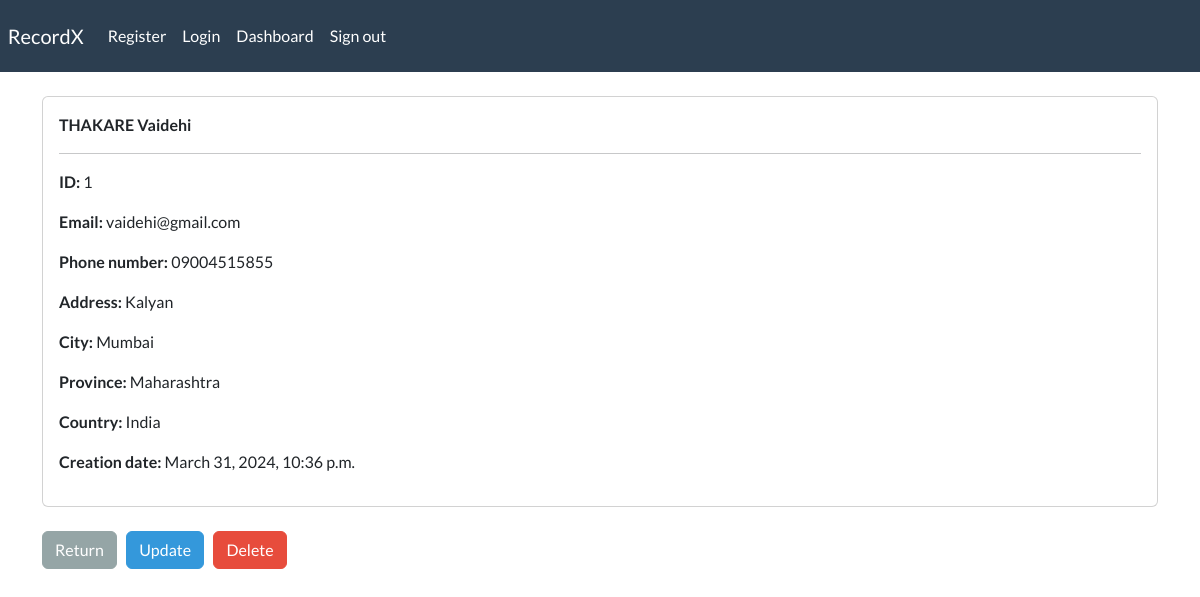
The page /record/1 (signed in) on the database its author committed.
### myapp/models.py (models this page shows, shortened)
class Record(models.Model):
    creation_date = models.DateTimeField(auto_now_add=True)
    first_name = models.CharField(max_length=100)
    last_name = models.CharField(max_length=100)
    email = models.CharField(max_length=255)
    phone = models.CharField(max_length=20)
    address = models.CharField(max_length=300)
    city = models.CharField(max_length=255)
    province = models.CharField(max_length=200)
    country = models.CharField(max_length=125)
    objects = models.Manager()

### myapp/views.py (the view)
# urls.py: path('record/<int:pk>', views.singular_record, name="record"),
@login_required(login_url='login')
def singular_record(request, pk):
    all_records = Record.objects.get(id=pk)
    context = {'record':all_records}
    return render(request, 'myapp/view.html', context=context)

### myapp/templates/myapp/view.html (shortened to what this page needs)
{% extends 'myapp/base.html' %}
{% block content %}
    <div class="card">
        <div class="card-body">
            <strong>
                {{record.last_name|upper}}
                {{record.first_name}}
            </strong>
            <hr>
            <p> <strong> ID: </strong> {{record.id}} </p>
            <p> <strong> Email: </strong> {{record.email}} </p>
            <p> <strong> Phone number: </strong> {{record.phone}} </p>
            <p> <strong> Address: </strong> {{record.address}} </p>
            <p> <strong> City: </strong> {{record.city}} </p>
            <p> <strong> Province: </strong> {{record.province}} </p>
            <p> <strong> Country: </strong> {{record.country}} </p>
            <p> <strong> Creation date: </strong> {{record.creation_date}} </p>
        </div>
    </div>
    <br>
    <a href="{% url 'dashboard' %}" class="btn btn-secondary"> Return </a>
    <a href="{% url 'update' record.id %}" class="btn btn-info"> Update </a>
    <a href="{% url 'delete' record.id %}" class="btn btn-danger"> Delete </a>
{% endblock %}

### rows shown on the page
Record: last_name "THAKARE", first_name "Vaidehi", id "1", email "vaidehi@gmail.com", phone "09004515855", address "Kalyan", city "Mumbai", province "Maharashtra", country "India", creation_date "March 31, 2024, 10:36 p.m."
